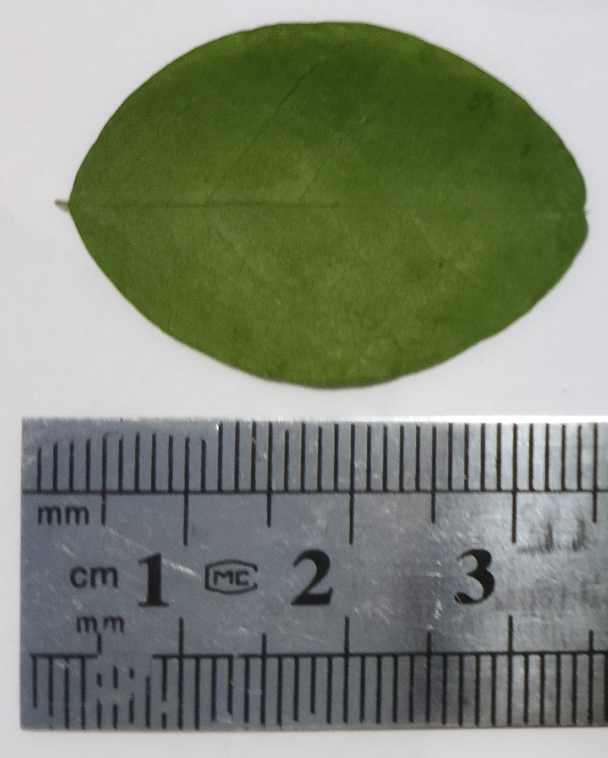
#> input picture data/raw/leaf2.jpg, 1215 x 1516 px, found by its file name (shown at 1/2 size)
$ python contour_detection.py
#> lines starting #> are read from the running program, lines starting #| are printed output that depends on the picture; after the words box and inside, x2 and y2 are one past the last pixel; in counts of white or black regions, pixels touching at a corner belong together
# Part5
import cv2
import matplotlib.pyplot as plt
import numpy as np

# Load and preprocess image
image = cv2.imread('data/raw/leaf2.jpg')
#> image is the input picture: shape (1516, 1215, 3); mean B, G, R 117.9, 134.5, 127.1
gray = cv2.cvtColor(image, cv2.COLOR_BGR2GRAY)
blurred = cv2.GaussianBlur(gray, (5, 5), 0)

# Threshold to create binary image (REQUIRED for contour!)
_, binary = cv2.threshold(blurred, 127, 255, cv2.THRESH_BINARY_INV)
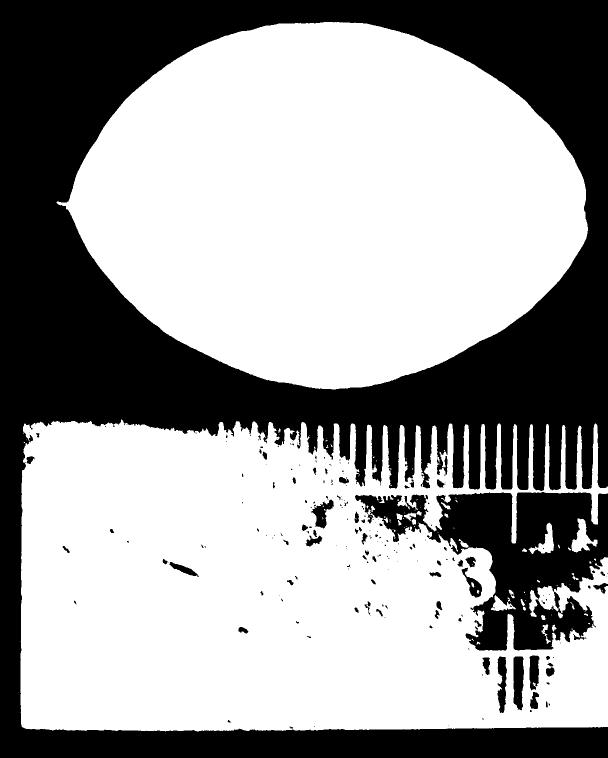
#> binary: shape (1516, 1215) (shown at 1/2 size); 62.1% white; 206 black regions (134 under 20 px)

# Note: THRESH_BINARY_INV makes object white, background black


# Find contours
contours, hierarchy = cv2.findContours(binary, cv2.RETR_EXTERNAL, cv2.CHAIN_APPROX_SIMPLE) # compress contour points
#> contours = 85 contours, 60 with area under 20; largest, box (x1, y1, x2, y2) and area: (41, 839, 1215, 1463) 580510, (113, 44, 1176, 779) 564549, (1143, 1037, 1195, 1105) 1454, (1057, 1045, 1108, 1108) 1080, (982, 1190, 1032, 1222) 622
print(f'✅ Found {len(contours)} contours!')
#| ✅ Found 85 contours!

# Draw all contours on original image
image_with_contours = image.copy()
cv2.drawContours(image_with_contours, contours, -1, (0, 255, 0), 3)  # -1 = draw ALL contours. (0, 255, 0) = green. 3 = thickness
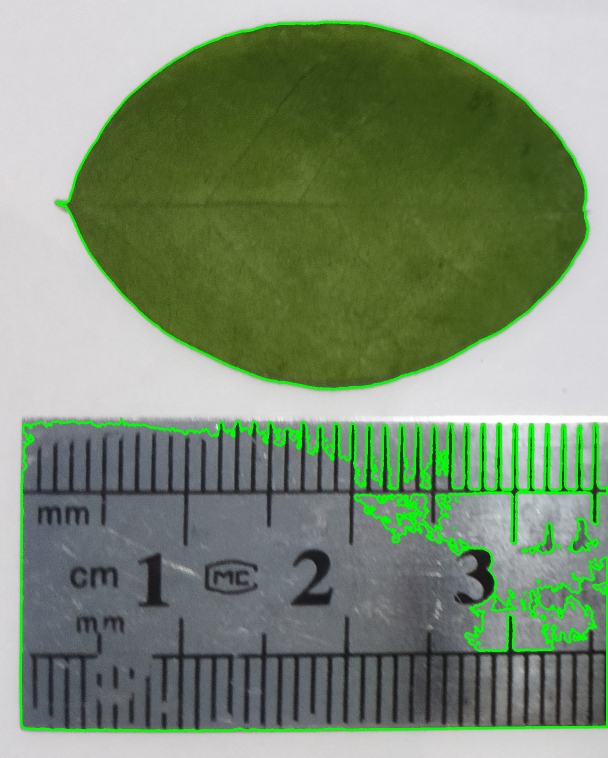
#> image_with_contours: shape (1516, 1215, 3) (shown at 1/2 size); 4.09% of pixels changed, all inside (x1, y1, x2, y2) = (39, 42, 1215, 1465)

# Display fig
fig, axes = plt.subplots(1, 3, figsize=(15, 5))
axes[0].imshow(cv2.cvtColor(image, cv2.COLOR_BGR2RGB))
axes[0].set_title('Original Image')
axes[0].axis('off')

axes[1].imshow(binary, cmap='gray')
axes[1].set_title(f'Binary Threshold')
axes[1].axis('off')

axes[2].imshow(cv2.cvtColor(image_with_contours, cv2.COLOR_BGR2RGB))
axes[2].set_title(f'Contours Detected: {len(contours)}')
axes[2].axis('off')

plt.tight_layout()
plt.savefig('results/11_contours_basic.png', dpi=150)
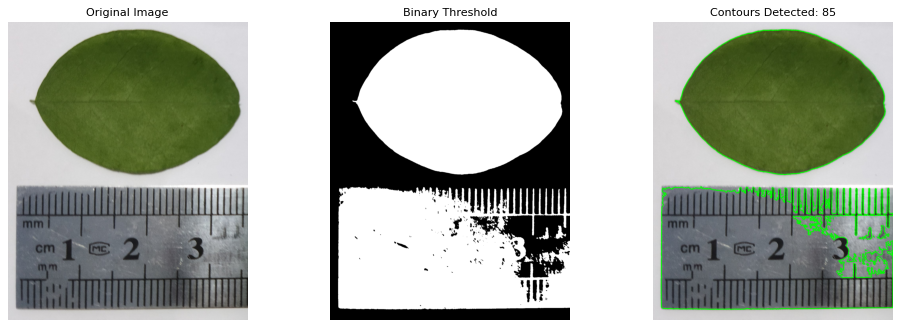
#> figure drawn by matplotlib, 3 panels
plt.show()
print('✅ Contour Detection complete!')


# --- Part 6: Analyzing Contours ---

# Filter contours by size (remove noise)
min_area = 5000
filtered_contours = [cnt for cnt in contours if cv2.contourArea(cnt) > min_area]
#> filtered_contours = 2 contours; box (x1, y1, x2, y2) and area: (41, 839, 1215, 1463) 580510, (113, 44, 1176, 779) 564549

print(f'Total contours: {len(contours)}')
#| Total contours: 85
print(f'After filtering (area > {min_area}): {len(filtered_contours)}')
#| After filtering (area > 5000): 2
print('\n📊 Contour Analysis (Leaf vs Ruler with Centroids):')
print('='*60)

image_analyzed = image.copy()
img_height = image.shape[0]
#> img_height = 1516
leaf_count = 0

for i, contour in enumerate(filtered_contours):
    # 1. Calculate basic properties
    area = cv2.contourArea(contour)
    x, y, w, h = cv2.boundingRect(contour)

    # 2. Calculate Centroid (The Middle Point)
    M = cv2.moments(contour)
    if M['m00'] != 0:
        cx = int(M['m10'] / M['m00'])
        cy = int(M['m01'] / M['m00'])
    else:
        cx, cy = 0, 0

    # 3. Position Logic: Top 60% = Leaf, Bottom 40% = Ruler
    if cy > (img_height * 0.6):
        label_text = "RULER"
        color = (255, 0, 0) # Blue
        print(f'📏 Object {i+1}: Ruler at Centroid ({cx}, {cy})')
    else:
        leaf_count += 1
        label_text = f"LEAF #{leaf_count}: {area:.0f}px"
        color = (0, 255, 0) # Green
        print(f'🍃 Object {i+1}: Leaf at Centroid ({cx}, {cy}) | Area: {area:.0f} px²')

    # 4. Draw Annotations
    # Draw the green/blue outline
    cv2.drawContours(image_analyzed, [contour], -1, color, 3)

    # Draw the Centroid point (Red dot)
    cv2.circle(image_analyzed, (cx, cy), 10, (0, 0, 255), -1)

    # Draw a bounding box (Cyan)
    cv2.rectangle(image_analyzed, (x, y), (x+w, y+h), (255, 255, 0), 2)

    # Add text label above the object
    cv2.putText(image_analyzed, label_text, (x, y-10),
                cv2.FONT_HERSHEY_SIMPLEX, 0.7, color, 2)
#> this loop made 2 passes
#> (area, x, y, w, h, cx, cy, leaf_count) on pass 2: (564549, 113, 44, 1063, 735, 657, 406, 1)
#> (area, x, y, w, h, cx, cy, label_text) on pass 1: (580510.5, 41, 839, 1174, 624, 545, 1182, 'RULER')
#| 📏 Object 1: Ruler at Centroid (545, 1182)
#| 🍃 Object 2: Leaf at Centroid (657, 406) | Area: 564549 px²
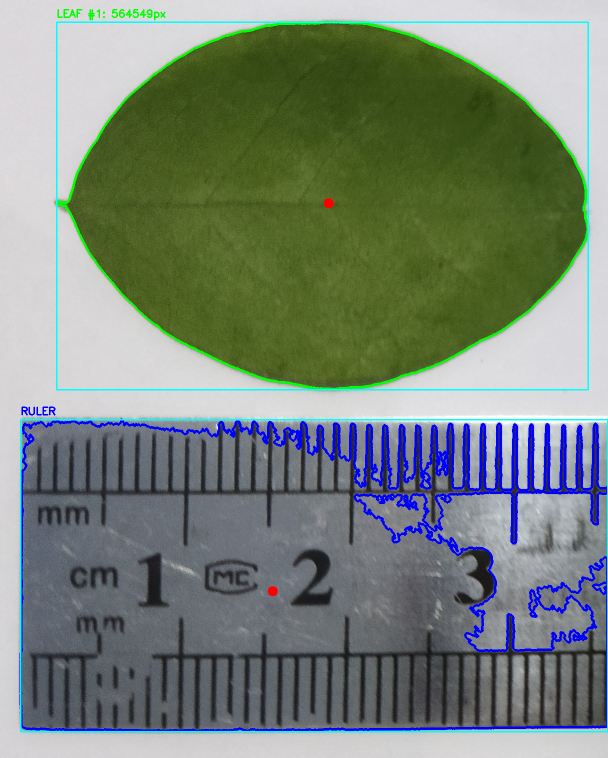
#> image_analyzed: shape (1516, 1215, 3) (shown at 1/2 size); 4.79% of pixels changed, all inside (x1, y1, x2, y2) = (39, 18, 1215, 1465)
#> after the loop, leaf_count = 1

# Display plot
plt.figure(figsize=(12, 8))
plt.imshow(cv2.cvtColor(image_analyzed, cv2.COLOR_BGR2RGB))
plt.title(f'Final Analysis: {leaf_count} Leaf and Ruler Identified with Centroids')
plt.axis('off')
plt.tight_layout()

# Save the final result
plt.savefig('results/12_contour_analysis.png', dpi=150)
plt.show()

print('\n✅ Part 6 complete: Centroids are now marked with red dots!')


'''
# Filter contours by area
min_area = 50000  # minimum area threshold
filtered_contours = [cnt for cnt in contours if cv2.contourArea(cnt) > min_area]
print(f'Total contours: {len(contours)}')
print(f'Area after filtering (area > {min_area} px): {len(filtered_contours)}')
print('\n📊 Contour Analysis')
print('='*60)

# Analyze each contour
image_analyzed = image.copy()
for i, contour in enumerate(filtered_contours):
    # Calculate properties
    area = cv2.contourArea(contour)
    perimeter = cv2.arcLength(contour, True)

    # Bounding rectangle
    x, y, w, h = cv2.boundingRect(contour)

    # Centroid (center point)
    M = cv2.moments(contour)
    if M['m00'] != 0:
        cx = int(M['m10'] / M['m00'])
        cy = int(M['m01'] / M['m00'])
    else:
        cx, cy = 0, 0

    # Aspect ratio
    aspect_ratio = float(w) / h if h != 0 else 0

    # Print info
    print(f'\nContour {i+1}:')
    print(f' Area: {area:.0f} pixels')
    print(f' Perimeter: {perimeter:.0f} pixels')
    print(f' Bounding Box: {w}x{h} pixels')
    print(f' Center: ({cx}, {cy})')
    print(f' Aspect ratio: {aspect_ratio:.2f}')

    # Draw on image
    cv2.drawContours(image_analyzed, [contour], -1, (0, 255, 0), 2)  # green contour
    cv2.rectangle(image_analyzed, (x, y), (x + w, y + h), (255, 0, 0), 2)  # blue bounding box
    cv2.circle(image_analyzed, (cx, cy), 5, (0, 0, 255), -1)  # red centroid

    # Add text label
    label = f'#{i+1}: {area:.0f}px²'
    cv2.putText(image_analyzed, label, (x, y - 10), cv2.FONT_HERSHEY_SIMPLEX, 0.5, (255, 255, 0), 2)

# Display plot
plt.figure(figsize=(12, 8))
plt.imshow(cv2.cvtColor(image_analyzed, cv2.COLOR_BGR2RGB))
plt.title(f'Contour Analysis: {len(filtered_contours)} objects found')
plt.axis('off')

plt.tight_layout()
plt.savefig('results/12_contour_analysis.png', dpi=150)
plt.show()
print('\n✅ Contour analysis complete!')
'''


# Part 7 Contour Approximation
# Get the upper object (leaf) on the image
image_height = image.shape[0]
#> image_height = 1516
leaf_contour = None
for cnt in filtered_contours:
    M = cv2.moments(cnt)
    if M['m00'] != 0:
        cy = int(M['m01'] / M['m00'])
        if cy < (img_height * 0.6):         # Target top area
            leaf_contour = cnt
            break
#> this loop made 2 passes
#> cy on passes 1 to 2: 1182, 406

# Different approximation levels
epsilon_values = [0.001, 0.01, 0.05, 0.1]

#  Percentage of perimeter
fig, axes = plt.subplots(2, 2, figsize=(12, 10))
for idx, epsilon_factor in enumerate (epsilon_values):
    epsilon = epsilon_factor * cv2.arcLength(leaf_contour, True)
    approx = cv2.approxPolyDP(leaf_contour, epsilon, True)

    # Draw approximation
    img_copy = image.copy()
    cv2.drawContours(img_copy, [approx], -1, (0, 255, 0), 3)

    # Draw corner points
    for point in approx:
        cv2.circle(img_copy, tuple(point[0]), 5, (255, 0, 0), -1)

    # Display
    row = idx // 2
    col = idx % 2
    axes[row, col].imshow(cv2.cvtColor(img_copy, cv2.COLOR_BGR2RGB))
    axes[row, col].set_title(f'ε={epsilon_factor} ({len(approx)} points)')
    axes[row, col].axis('off')
#> this loop made 4 passes
#> epsilon on passes 1 to 3: 2.95, 29.5, 147.5
#> (epsilon, approx) on pass 4: (295, [[451, 71], [327, 663], [1137, 536]])
plt.tight_layout()
plt.savefig('results/13_contour_approximation.png', dpi=150)
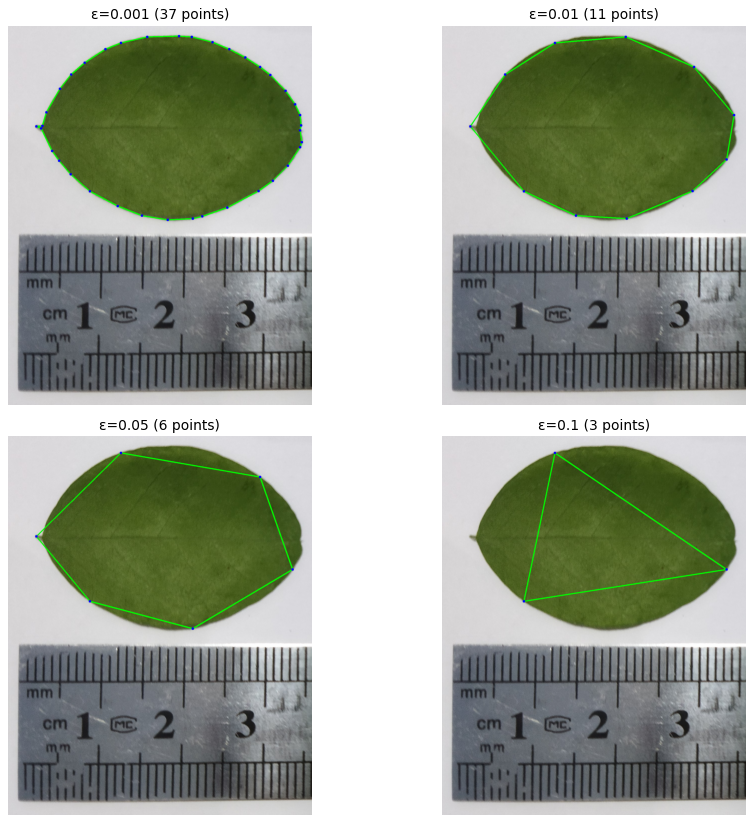
#> figure drawn by matplotlib, 4 panels
plt.show()
print(f'Original contour: (len(largest_contour)) points')
print(f'Approximated: (len(approx)) points')


# Part 8 - Convex Hull & Defect

# Convez hull (like rubber band around the object)
hull = cv2.convexHull(leaf_contour)
#> hull = contour of 109 points, box (x1, y1, x2, y2) (113, 44, 1176, 779), area 568013

# Convexity defects (where object is "dented")
hull_indices = cv2.convexHull(leaf_contour, returnPoints=False)
#> hull_indices = 109 values, max 1318 at index 0, min 0 at index 108, mean 695.5
defects = cv2.convexityDefects(leaf_contour, hull_indices)
#> defects = 103 rows, first 6: [1318, 0, 1319, 256], [0, 22, 5, 624], [22, 30, 29, 404], [30, 52, 49, 723], [52, 56, 53, 186], [56, 70, 69, 358]

# Draw
img_hull = image.copy()
cv2.drawContours(img_hull, [leaf_contour], -1, (0, 255, 0), 2)
cv2.drawContours(img_hull, [hull], -1, (255, 0, 0), 2)                 # Mark defect points

if defects is not None:
    for i in range(defects.shape[0]):
        s, e, f, d = defects[i, 0]
        far = tuple(leaf_contour[f] [0])
        cv2.circle(img_hull, far, 5, (0, 0, 255), -1)
#> this loop made 103 passes
#> (s, e, f, d, far) on passes 1 to 12: (1318, 0, 1319, 256, (682, 45)), (0, 22, 5, 624, (630, 47)), (22, 30, 29, 404, (541, 51)), (30, 52, 49, 723, (500, 61)), (52, 56, 53, 186, (482, 63)), (56, 70, 69, 358, (456, 71)), (70, 72, 71, 162, (450, 72)), (72, 96, 83, 323, (436, 78)), (96, 120, 105, 269, (408, 89)), (120, 142, 135, 282, (369, 109)), (142, 146, 143, 176, (358, 115)), (146, 152, 149, 190, (350, 120))
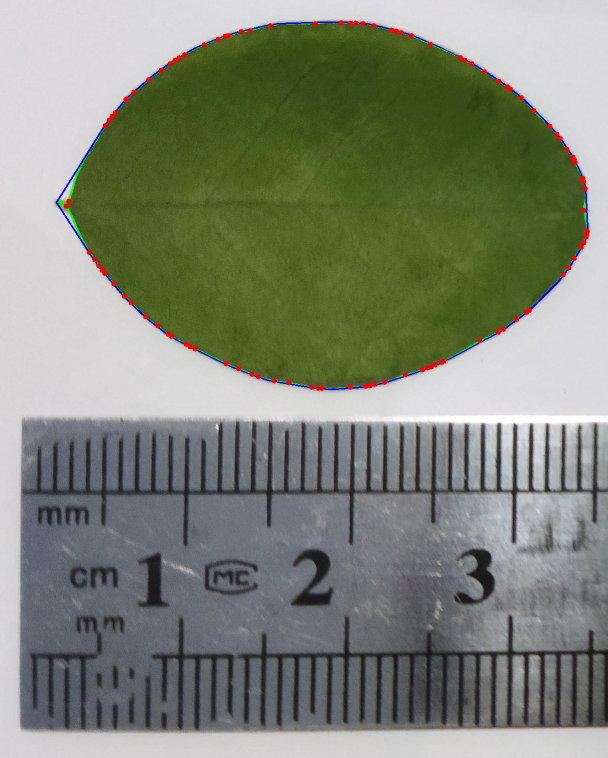
#> img_hull: shape (1516, 1215, 3) (shown at 1/2 size); mean B, G, R 117.8, 133.7, 127.1

# Display
fig, axes = plt.subplots(1, 2, figsize=(12, 6))
axes[0].imshow(cv2.cvtColor(image, cv2.COLOR_BGR2RGB))
axes[0].axis('off')
axes[1].imshow(cv2.cvtColor(img_hull, cv2.COLOR_BGR2RGB))

axes[1].axis('off')
axes[1].set_title('Green-Contour, Blue-Hull, Red-Defects')
plt.show()
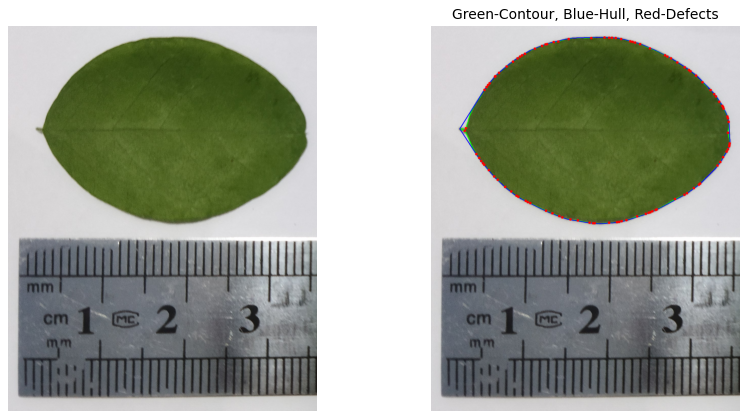
#> figure drawn by matplotlib, 2 panels
print('✅ Conves hull analysis complete')
